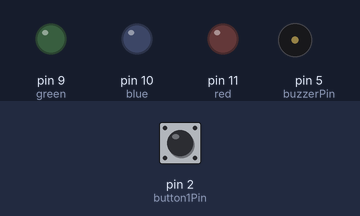
The sketch below on a simulated Arduino Uno, built with avr-gcc and run on an emulated ATmega328P. On the bench: output pins drawn as LEDs (lit = HIGH), buzzer (waves = sounding). The test bench sets the inputs (shaded band); at power-on: pin 2 (button1Pin) LOW. Random numbers use the default seed unless the sketch sets one.

Above: at 1.2 s.
1.3 s: pin 2 (button1Pin) pulled HIGH for 0.15 s
At 2.21 s:
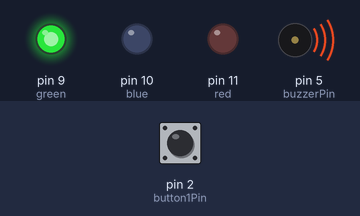
At 5.03 s:
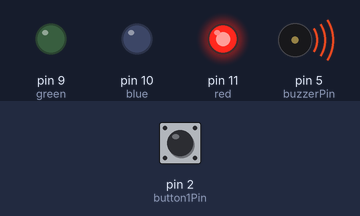
Timing chart, 0 to 10.3 s (numbered marks = the images above; inputs shaded):
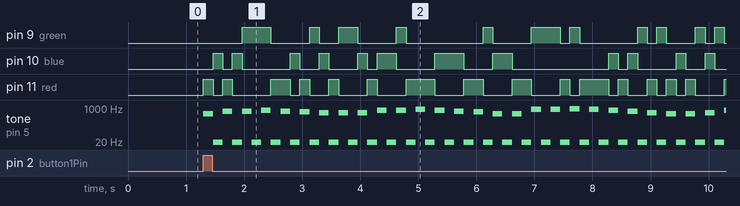

Measured:
- after the input at 1.3 s, pin 9 (green): LOW → HIGH after 0.66 s, → LOW 0.50 s later, → HIGH 0.66 s later, → LOW 0.17 s later, … (22 changes in this stretch); pin 10 (blue): LOW → HIGH after 0.17 s, → LOW 0.17 s later, → HIGH 0.17 s later, → LOW 0.17 s later, … (24 changes in this stretch)

The sketch:

Code.ino
```cpp
// Name :- Kunjesh Kantilal Ramani (200515106)
// Date :- 6th July 2022
// Week :- Lab 7 LEVEL 2
// Description :- Create or find a song online and use arrays to store the notes and durations. Then add
// a light show. The lights can be linked to a specific tone or you can just make a random colour

#define NOTE_B0 31
#define NOTE_C1 33
#define NOTE_CS1 35
#define NOTE_D1 37
#define NOTE_DS1 39
#define NOTE_E1 41
#define NOTE_F1 44
#define NOTE_FS1 46
#define NOTE_G1 49
#define NOTE_GS1 52
#define NOTE_A1 55
#define NOTE_AS1 58
#define NOTE_B1 62
#define NOTE_C2 65
#define NOTE_CS2 69
#define NOTE_D2 73
#define NOTE_DS2 78
#define NOTE_E2 82
#define NOTE_F2 87
#define NOTE_FS2 93
#define NOTE_G2 98
#define NOTE_GS2 104
#define NOTE_A2 110
#define NOTE_AS2 117
#define NOTE_B2 123
#define NOTE_C3 131
#define NOTE_CS3 139
#define NOTE_D3 147
#define NOTE_DS3 156
#define NOTE_E3 165
#define NOTE_F3 175
#define NOTE_FS3 185
#define NOTE_G3 196
#define NOTE_GS3 208
#define NOTE_A3 220
#define NOTE_AS3 233
#define NOTE_B3 247
#define NOTE_C4 262
#define NOTE_CS4 277
#define NOTE_D4 294
#define NOTE_DS4 311
#define NOTE_E4 330
#define NOTE_F4 349
#define NOTE_FS4 370
#define NOTE_G4 392
#define NOTE_GS4 415
#define NOTE_A4 440
#define NOTE_AS4 466
#define NOTE_B4 494
#define NOTE_C5 523
#define NOTE_CS5 554
#define NOTE_D5 587
#define NOTE_DS5 622
#define NOTE_E5 659
#define NOTE_F5 698
#define NOTE_FS5 740
#define NOTE_G5 784
#define NOTE_GS5 831
#define NOTE_A5 880
#define NOTE_AS5 932
#define NOTE_B5 988
#define NOTE_C6 1047
#define NOTE_CS6 1109
#define NOTE_D6 1175
#define NOTE_DS6 1245
#define NOTE_E6 1319
#define NOTE_F6 1397
#define NOTE_FS6 1480
#define NOTE_G6 1568
#define NOTE_GS6 1661
#define NOTE_A6 1760
#define NOTE_AS6 1865
#define NOTE_B6 1976
#define NOTE_C7 2093
#define NOTE_CS7 2217
#define NOTE_D7 2349
#define NOTE_DS7 2489
#define NOTE_E7 2637
#define NOTE_F7 2794
#define NOTE_FS7 2960
#define NOTE_G7 3136
#define NOTE_GS7 3322
#define NOTE_A7 3520
#define NOTE_AS7 3729
#define NOTE_B7 3951
#define NOTE_C8 4186
#define NOTE_CS8 4435
#define NOTE_D8 4699
#define NOTE_DS8 4978

int buzzerPin = 5;  // The buzzerPin is connected to pin 5 of the Arduino.
int button1Pin = 2; // The SW1 button is connect to pin 2 of the Arduino.
int green = 9;
int blue = 10;
int red = 11;

int notes[] = {NOTE_C5, 4, // 1
               NOTE_F5, 4, NOTE_F5, 8, NOTE_G5, 8, NOTE_F5, 8, NOTE_E5, 8,
               NOTE_D5, 4, NOTE_D5, 4, NOTE_D5, 4,
               NOTE_G5, 4, NOTE_G5, 8, NOTE_A5, 8, NOTE_G5, 8, NOTE_F5, 8,
               NOTE_E5, 4, NOTE_C5, 4, NOTE_C5, 4,
               NOTE_A5, 4, NOTE_A5, 8, NOTE_AS5, 8, NOTE_A5, 8, NOTE_G5, 8,
               NOTE_F5, 4, NOTE_D5, 4, NOTE_C5, 8, NOTE_C5, 8,
               NOTE_D5, 4, NOTE_G5, 4, NOTE_E5, 4,

               NOTE_F5, 2, NOTE_C5, 4, // 8
               NOTE_F5, 4, NOTE_F5, 8, NOTE_G5, 8, NOTE_F5, 8, NOTE_E5, 8,
               NOTE_D5, 4, NOTE_D5, 4, NOTE_D5, 4,
               NOTE_G5, 4, NOTE_G5, 8, NOTE_A5, 8, NOTE_G5, 8, NOTE_F5, 8,
               NOTE_E5, 4, NOTE_C5, 4, NOTE_C5, 4,
               NOTE_A5, 4, NOTE_A5, 8, NOTE_AS5, 8, NOTE_A5, 8, NOTE_G5, 8,
               NOTE_F5, 4, NOTE_D5, 4, NOTE_C5, 8, NOTE_C5, 8,
               NOTE_D5, 4, NOTE_G5, 4, NOTE_E5, 4,
               NOTE_F5, 2, NOTE_C5, 4,

               NOTE_F5, 4, NOTE_F5, 4, NOTE_F5, 4, // 17
               NOTE_E5, 2, NOTE_E5, 4,
               NOTE_F5, 4, NOTE_E5, 4, NOTE_D5, 4,
               NOTE_C5, 2, NOTE_A5, 4,
               NOTE_AS5, 4, NOTE_A5, 4, NOTE_G5, 4,
               NOTE_C6, 4, NOTE_C5, 4, NOTE_C5, 8, NOTE_C5, 8,
               NOTE_D5, 4, NOTE_G5, 4, NOTE_E5, 4,
               NOTE_F5, 2, NOTE_C5, 4,
               NOTE_F5, 4, NOTE_F5, 8, NOTE_G5, 8, NOTE_F5, 8, NOTE_E5, 8,
               NOTE_D5, 4, NOTE_D5, 4, NOTE_D5, 4,

               NOTE_G5, 4, NOTE_G5, 8, NOTE_A5, 8, NOTE_G5, 8, NOTE_F5, 8, // 27
               NOTE_E5, 4, NOTE_C5, 4, NOTE_C5, 4,
               NOTE_A5, 4, NOTE_A5, 8, NOTE_AS5, 8, NOTE_A5, 8, NOTE_G5, 8,
               NOTE_F5, 4, NOTE_D5, 4, NOTE_C5, 8, NOTE_C5, 8,
               NOTE_D5, 4, NOTE_G5, 4, NOTE_E5, 4,
               NOTE_F5, 2, NOTE_C5, 4,
               NOTE_F5, 4, NOTE_F5, 4, NOTE_F5, 4,
               NOTE_E5, 2, NOTE_E5, 4,
               NOTE_F5, 4, NOTE_E5, 4, NOTE_D5, 4,

               NOTE_C5, 2, NOTE_A5, 4, // 36
               NOTE_AS5, 4, NOTE_A5, 4, NOTE_G5, 4,
               NOTE_C6, 4, NOTE_C5, 4, NOTE_C5, 8, NOTE_C5, 8,
               NOTE_D5, 4, NOTE_G5, 4, NOTE_E5, 4,
               NOTE_F5, 2, NOTE_C5, 4,
               NOTE_F5, 4, NOTE_F5, 8, NOTE_G5, 8, NOTE_F5, 8, NOTE_E5, 8,
               NOTE_D5, 4, NOTE_D5, 4, NOTE_D5, 4,
               NOTE_G5, 4, NOTE_G5, 8, NOTE_A5, 8, NOTE_G5, 8, NOTE_F5, 8,
               NOTE_E5, 4, NOTE_C5, 4, NOTE_C5, 4,

               NOTE_A5, 4, NOTE_A5, 8, NOTE_AS5, 8, NOTE_A5, 8, NOTE_G5, 8, // 45
               NOTE_F5, 4, NOTE_D5, 4, NOTE_C5, 8, NOTE_C5, 8,
               NOTE_D5, 4, NOTE_G5, 4, NOTE_E5, 4,
               NOTE_F5, 2, NOTE_C5, 4,
               NOTE_F5, 4, NOTE_F5, 8, NOTE_G5, 8, NOTE_F5, 8, NOTE_E5, 8,
               NOTE_D5, 4, NOTE_D5, 4, NOTE_D5, 4,
               NOTE_G5, 4, NOTE_G5, 8, NOTE_A5, 8, NOTE_G5, 8, NOTE_F5, 8,
               NOTE_E5, 4, NOTE_C5, 4, NOTE_C5, 4,

               NOTE_A5, 4, NOTE_A5, 8, NOTE_AS5, 8, NOTE_A5, 8, NOTE_G5, 8, // 53
               NOTE_F5, 4, NOTE_D5, 4, NOTE_C5, 8, NOTE_C5, 8,
               NOTE_D5, 4, NOTE_G5, 4, NOTE_E5, 4,
               NOTE_F5, 2};

int colour;

void setup()
{                               // The Setup function runs once.
    pinMode(buzzerPin, OUTPUT); // Setup red LED pin as an output pin.
    pinMode(button1Pin, INPUT); // Setup button1 pin as an input pin.
    pinMode(red, OUTPUT);       // red light
    pinMode(blue, OUTPUT);      // blue light
    pinMode(green, OUTPUT);     // green light
    randomSeed(analogRead(A0)); // To generate random color
}

void loop()
{ // The loop function runs forever.
    if (digitalRead(button1Pin) == HIGH)
    { // Check to see if button1 is pressed.
        for (int i = 0; i < (sizeof(notes) / sizeof(notes[0])); i++)
        {
            colour = random(9, 12); // To choose any random color

            tone(buzzerPin, notes[i]);  // for TONE ,duration[i]
            digitalWrite(colour, HIGH); // Colour = HIGH
            delay((6000 * 4) / 144);    // delay
            digitalWrite(colour, LOW);  // Colour = LOW
        }
    }
}
```
